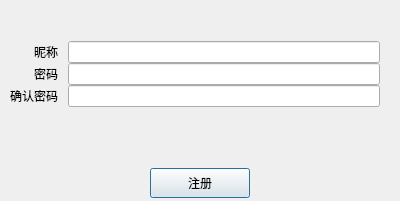
<?xml version="1.0" encoding="UTF-8"?>
<ui version="4.0">
 <class>registerDlg</class>
 <widget class="QDialog" name="registerDlg">
  <property name="geometry">
   <rect>
    <x>0</x>
    <y>0</y>
    <width>400</width>
    <height>201</height>
   </rect>
  </property>
  <property name="windowTitle">
   <string>Dialog</string>
  </property>
  <layout class="QVBoxLayout" name="verticalLayout">
   <property name="spacing">
    <number>0</number>
   </property>
   <property name="leftMargin">
    <number>0</number>
   </property>
   <property name="topMargin">
    <number>0</number>
   </property>
   <property name="rightMargin">
    <number>0</number>
   </property>
   <property name="bottomMargin">
    <number>0</number>
   </property>
   <item>
    <widget class="QWidget" name="titleWidget" native="true">
     <property name="minimumSize">
      <size>
       <width>0</width>
       <height>20</height>
      </size>
     </property>
     <property name="maximumSize">
      <size>
       <width>16777215</width>
       <height>20</height>
      </size>
     </property>
    </widget>
   </item>
   <item>
    <widget class="QWidget" name="widget_2" native="true">
     <layout class="QVBoxLayout" name="verticalLayout_2" stretch="5,2">
      <property name="spacing">
       <number>0</number>
      </property>
      <property name="leftMargin">
       <number>0</number>
      </property>
      <property name="topMargin">
       <number>7</number>
      </property>
      <property name="rightMargin">
       <number>0</number>
      </property>
      <property name="bottomMargin">
       <number>0</number>
      </property>
      <item>
       <layout class="QFormLayout" name="formLayout">
        <property name="labelAlignment">
         <set>Qt::AlignRight|Qt::AlignTrailing|Qt::AlignVCenter</set>
        </property>
        <property name="horizontalSpacing">
         <number>10</number>
        </property>
        <property name="leftMargin">
         <number>10</number>
        </property>
        <property name="rightMargin">
         <number>20</number>
        </property>
        <item row="1" column="0">
         <widget class="QLabel" name="label">
          <property name="text">
           <string>昵称</string>
          </property>
         </widget>
        </item>
        <item row="1" column="1">
         <widget class="QLineEdit" name="nickLab"/>
        </item>
        <item row="2" column="0">
         <widget class="QLabel" name="label_2">
          <property name="text">
           <string>密码</string>
          </property>
          <property name="alignment">
           <set>Qt::AlignRight|Qt::AlignTrailing|Qt::AlignVCenter</set>
          </property>
         </widget>
        </item>
        <item row="2" column="1">
         <widget class="QLineEdit" name="pwLine"/>
        </item>
        <item row="3" column="0">
         <widget class="QLabel" name="label_3">
          <property name="text">
           <string>确认密码</string>
          </property>
         </widget>
        </item>
        <item row="3" column="1">
         <widget class="QLineEdit" name="pwLine2"/>
        </item>
        <item row="0" column="0" colspan="2">
         <widget class="QLabel" name="errorLab">
          <property name="styleSheet">
           <string notr="true">color:red;</string>
          </property>
          <property name="text">
           <string/>
          </property>
          <property name="alignment">
           <set>Qt::AlignCenter</set>
          </property>
         </widget>
        </item>
       </layout>
      </item>
      <item>
       <layout class="QHBoxLayout" name="horizontalLayout">
        <property name="bottomMargin">
         <number>3</number>
        </property>
        <item>
         <spacer name="horizontalSpacer">
          <property name="orientation">
           <enum>Qt::Horizontal</enum>
          </property>
          <property name="sizeHint" stdset="0">
           <size>
            <width>40</width>
            <height>20</height>
           </size>
          </property>
         </spacer>
        </item>
        <item>
         <widget class="QPushButton" name="registerBtn">
          <property name="minimumSize">
           <size>
            <width>100</width>
            <height>30</height>
           </size>
          </property>
          <property name="text">
           <string>注册</string>
          </property>
         </widget>
        </item>
        <item>
         <spacer name="horizontalSpacer_2">
          <property name="orientation">
           <enum>Qt::Horizontal</enum>
          </property>
          <property name="sizeHint" stdset="0">
           <size>
            <width>40</width>
            <height>20</height>
           </size>
          </property>
         </spacer>
        </item>
       </layout>
      </item>
     </layout>
    </widget>
   </item>
  </layout>
 </widget>
 <resources/>
 <connections/>
</ui>
